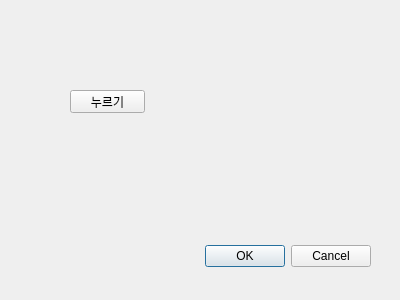
<?xml version="1.0" encoding="UTF-8"?>
<ui version="4.0">
 <class>Dialog</class>
 <widget class="QDialog" name="Dialog">
  <property name="geometry">
   <rect>
    <x>0</x>
    <y>0</y>
    <width>400</width>
    <height>300</height>
   </rect>
  </property>
  <property name="windowTitle">
   <string>Dialog</string>
  </property>
  <widget class="QDialogButtonBox" name="buttonBox">
   <property name="geometry">
    <rect>
     <x>30</x>
     <y>240</y>
     <width>341</width>
     <height>32</height>
    </rect>
   </property>
   <property name="orientation">
    <enum>Qt::Horizontal</enum>
   </property>
   <property name="standardButtons">
    <set>QDialogButtonBox::Cancel|QDialogButtonBox::Ok</set>
   </property>
  </widget>
  <widget class="QPushButton" name="ainBtn">
   <property name="geometry">
    <rect>
     <x>70</x>
     <y>90</y>
     <width>75</width>
     <height>23</height>
    </rect>
   </property>
   <property name="text">
    <string>누르기</string>
   </property>
  </widget>
 </widget>
 <resources/>
 <connections>
  <connection>
   <sender>buttonBox</sender>
   <signal>accepted()</signal>
   <receiver>Dialog</receiver>
   <slot>accept()</slot>
   <hints>
    <hint type="sourcelabel">
     <x>248</x>
     <y>254</y>
    </hint>
    <hint type="destinationlabel">
     <x>157</x>
     <y>274</y>
    </hint>
   </hints>
  </connection>
  <connection>
   <sender>buttonBox</sender>
   <signal>rejected()</signal>
   <receiver>Dialog</receiver>
   <slot>reject()</slot>
   <hints>
    <hint type="sourcelabel">
     <x>316</x>
     <y>260</y>
    </hint>
    <hint type="destinationlabel">
     <x>286</x>
     <y>274</y>
    </hint>
   </hints>
  </connection>
 </connections>
</ui>
